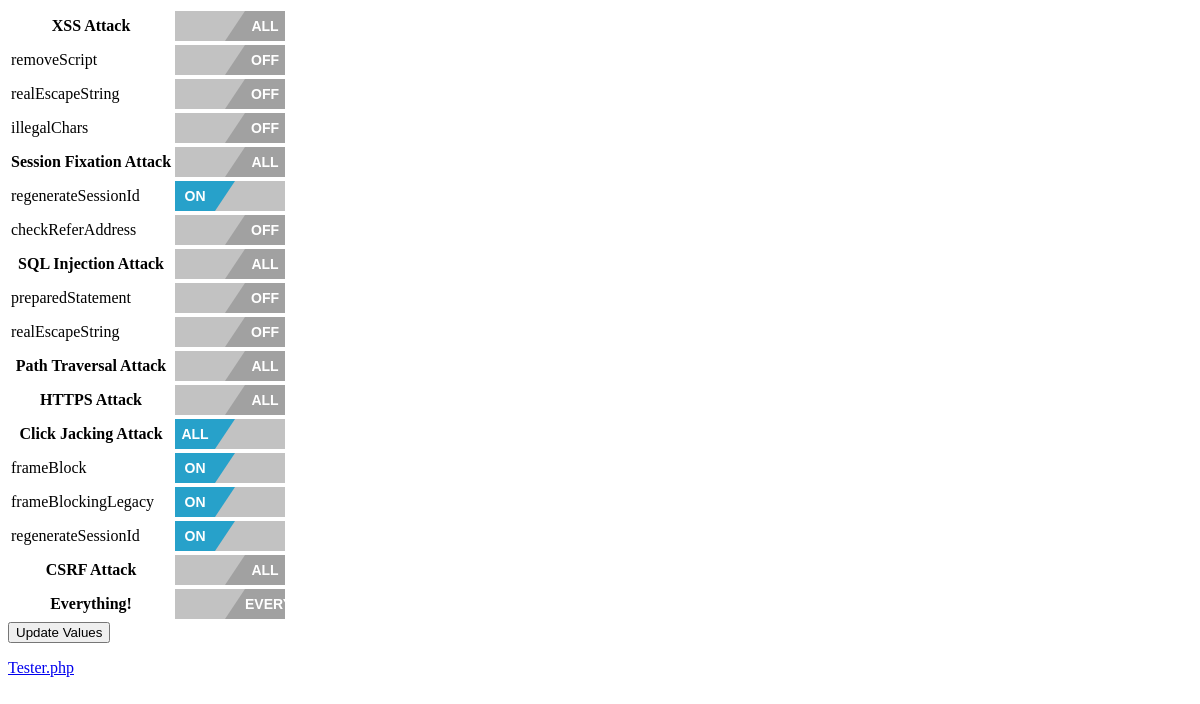
The page /Dashboard/dash2.php on the database its author committed.
### tables this page shows
CREATE TABLE `code` (
  `idcode` int(11) NOT NULL AUTO_INCREMENT,
  `name` varchar(45) DEFAULT NULL,
  `state` int(1) DEFAULT '0',
  `offCode` longblob NOT NULL,
  `onCode` longblob NOT NULL,
  PRIMARY KEY (`idcode`)
);

### Dashboard/dash2.php (the view, shortened to what this page needs)
<html>
  <head>
    <link type="text/css" rel="stylesheet" href="onoffswitch.css" />
  </head>
  <body>
<?php
  $mysqli = new mysqli( 'localhost', 'dos4', 'Password123', 'FYP' );
   echo '<form id="dashboard" action="'.$_SERVER['PHP_SELF'].'" method="get" >';
    echo "<table>";
  $sql = 'SELECT attack1 as attack_name, total, active FROM (
SELECT * FROM (SELECT attack_name as attack1, COUNT(*) as total FROM FYP.attacks GROUP BY attack1 ) as total
LEFT JOIN (SELECT COUNT(*) as active, attack_name as attack2 FROM FYP.code, FYP.attacks WHERE idcode = code_id AND state = 1 GROUP BY attack2 ) as active
ON attack1 = attack2
) as result ORDER BY attack_name DESC';
  $result_attacks = $mysqli->query($sql);
  while ($data_attacks = $result_attacks->fetch_assoc()){
   echo "<tr><th>".$data_attacks['attack_name'].'  Attack</th><th width="110px"><input type="checkbox" onclick="document.getElementById(\'dashboard\').submit(toggle(this));" id="'.$data_attacks['attack_name'].'" value="'.$data_attacks['attack_name'].'" name="'.$data_attacks['attack_name'].'" class="onoffswitch-checkbox" '.($data_attacks['total'] == $data_attacks['active'] ? 'checked="checked"':'' ).' />';
   echo '<label class="onoffswitch-label" for="'.$data_attacks['attack_name'].'" >';
      echo '<div class="onoffswitch-inner">
	      <div class="onoffswitch-active"><div class="onoffswitch-switch">ALL ON</div></div>
	      <div class="onoffswitch-inactive"><div class="onoffswitch-switch">ALL OFF</div></div>
	  </div>';
      echo '</th></tr>';
    $sql = "SELECT * FROM code WHERE idcode IN (SELECT code_id FROM attacks WHERE attack_name = '".$data_attacks['attack_name']."');";
    $result = $mysqli->query($sql);
    while ($data = $result->fetch_assoc()){
      echo "<tr><td>".$data['name']."</td>";
      echo '<td><input type="checkbox" name="enable[]" onclick="'."document.getElementById('dashboard').submit(toggle(this));".'" class="onoffswitch-checkbox" id="'.$data_attacks['attack_name'].$data['name'].'" ' . ($data['state'] == 0 ? '':'checked="checked"' ) .' value="'.$data['name'].'" />';
      echo '<label class="onoffswitch-label" for="'.$data_attacks['attack_name'].$data['name'].'" >';
      echo '<div class="onoffswitch-inner">
	      <div class="onoffswitch-active"><div class="onoffswitch-switch">ON</div></div>
	      <div class="onoffswitch-inactive"><div class="onoffswitch-switch">OFF</div></div>
	  </div>';
      echo '</td>';
      echo "</tr>";
    }
  }
  echo '<tr><th>Everything!</th><th> <input type="checkbox" id="every" name="every" value="" onclick="toggle(this);" class="onoffswitch-checkbox" />';
   echo '<label class="onoffswitch-label" for="every" >';
      echo '<div class="onoffswitch-inner">
	      <div class="onoffswitch-active"><div class="onoffswitch-switch">EVERY</div></div>
	      <div class="onoffswitch-inactive"><div class="onoffswitch-switch">EVERY</div></div>
	  </div>';
      echo '</th></tr>';
  echo "</table>";
  echo '<input type="submit" value="Update Values" /></form>';
   echo "<p><a href=\"https://localhost/FYP/Prototype2/tester.php\">Tester.php</a></p>";
?>
</body>
</html>

### Dashboard/onoffswitch.css (style rules this page uses)
.onoffswitch-label { display: block; overflow: hidden; cursor: pointer; border: 0px solid #999999; border-radius: 0px; }
.onoffswitch-inner { width: 200%; margin-left: -100%; -moz-transition: margin 0.3s ease-in 0s; -webkit-transition: margin 0.3s ease-in 0s; -o-transition: margin 0.3s ease-in 0s; transition: margin 0.3s ease-in 0s; }
.onoffswitch-inner > div { float: left; position: relative; width: 50%; height: 30px; padding: 0; line-height: 30px; font-size: 14px; color: white; font-family: Trebuchet, Arial, sans-serif; font-weight: bold; -moz-box-sizing: border-box; -webkit-box-sizing: border-box; box-sizing: border-box; }
.onoffswitch-inner .onoffswitch-active { padding-left: 15px; background-color: #C2C2C2; color: #FFFFFF; }
.onoffswitch-inner .onoffswitch-inactive { padding-right: 15px; background-color: #C2C2C2; color: #FFFFFF; text-align: right; }
.onoffswitch-switch { width: 40px; margin: 0px; text-align: center; border: 0px solid #999999;border-radius: 0px; position: absolute; top: 0; bottom: 0; }
.onoffswitch-active .onoffswitch-switch { background: #27A1CA; left: 0; }
.onoffswitch-inactive .onoffswitch-switch { background: #A1A1A1; right: 0; }
.onoffswitch-active .onoffswitch-switch:before { content: " "; position: absolute; top: 0; left: 40px; border-style: solid; border-color: #27A1CA transparent transparent #27A1CA; border-width: 15px 10px; }
.onoffswitch-inactive .onoffswitch-switch:before { content: " "; position: absolute; top: 0; right: 40px; border-style: solid; border-color: transparent #A1A1A1 #A1A1A1 transparent; border-width: 15px 10px; }
.onoffswitch-checkbox:checked + .onoffswitch-label .onoffswitch-inner { margin-left: 0; }

### rows shown on the page
code: name "removeScript"
code: name "realEscapeString"
code: name "illegalChars"
code: name "regenerateSessionId"
code: name "checkReferAddress"
code: name "preparedStatement"
code: name "frameBlock"
code: name "frameBlockingLegacy"

### other values the page prints
$data_attacks['attack_name'] "XSS"
$data_attacks['attack_name'] "Session Fixation"
$data_attacks['attack_name'] "SQL Injection"
$data_attacks['attack_name'] "Path Traversal"
$data_attacks['attack_name'] "HTTPS"
$data_attacks['attack_name'] "Click Jacking"
$data_attacks['attack_name'] "CSRF"
